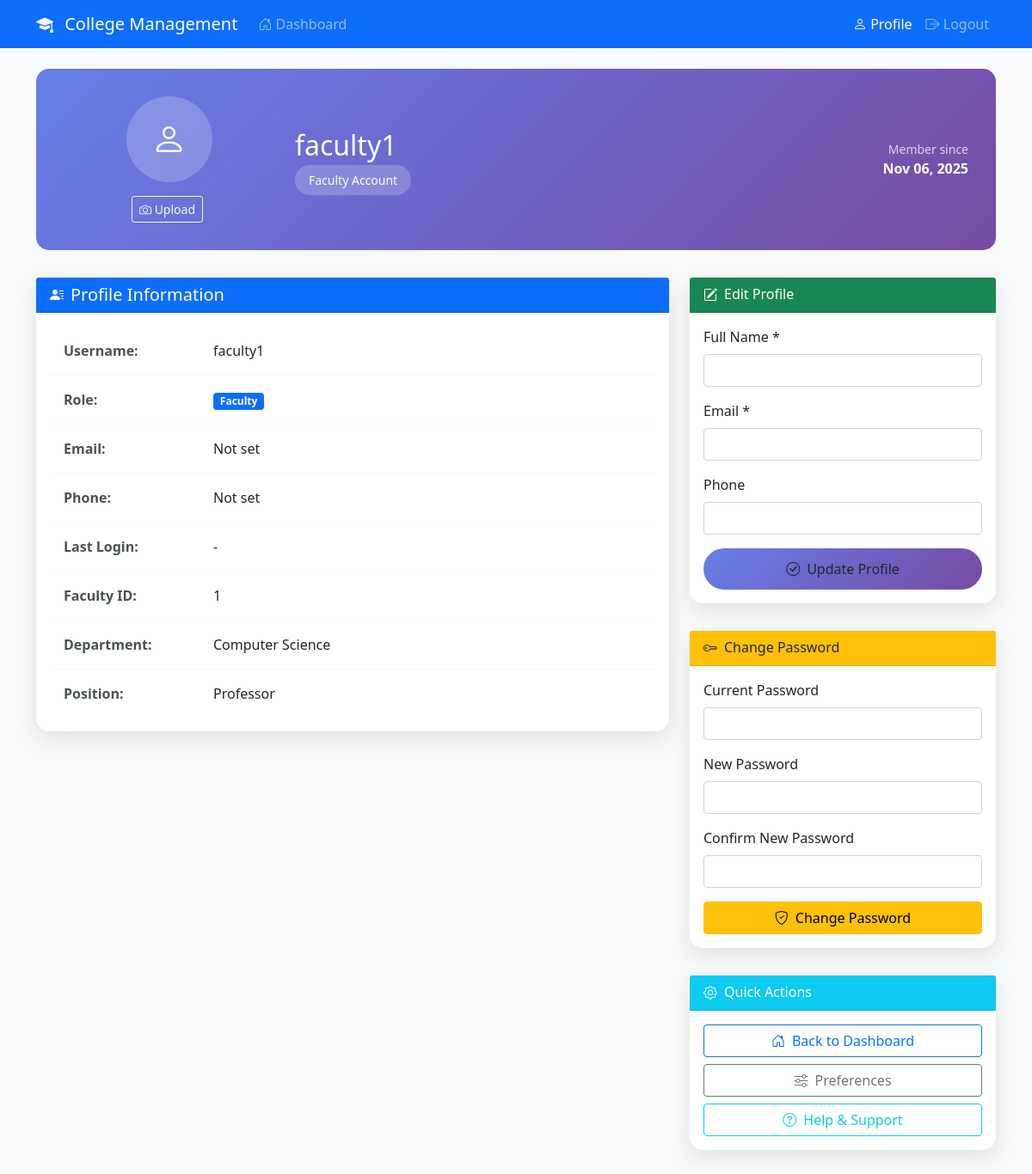
Page /traditional-php/profile.php (signed in) on the committed database.
### tables this page shows
CREATE TABLE users (
    user_id INT PRIMARY KEY AUTO_INCREMENT,
    username VARCHAR(100) NOT NULL UNIQUE,
    password_hash VARCHAR(255) NOT NULL,
    role_id INT NOT NULL,
    is_active TINYINT(1) DEFAULT 1,
    created_at TIMESTAMP DEFAULT CURRENT_TIMESTAMP,
    FOREIGN KEY (role_id) REFERENCES roles(role_id)
);

CREATE TABLE roles (
    role_id INT PRIMARY KEY AUTO_INCREMENT,
    role_name VARCHAR(50) NOT NULL UNIQUE
);

CREATE TABLE faculty (
    faculty_id INT PRIMARY KEY AUTO_INCREMENT,
    user_id INT NULL UNIQUE,
    full_name VARCHAR(200) NOT NULL,
    email VARCHAR(100) UNIQUE,
    contact_number VARCHAR(20),
    department VARCHAR(100),
    employment_role VARCHAR(100),
    highest_degree VARCHAR(100),
    primary_subject VARCHAR(100),
    is_active TINYINT(1) DEFAULT 1,
    profile_picture VARCHAR(255) NULL,
    gender ENUM('Male', 'Female', 'Other') DEFAULT 'Other',
    created_at TIMESTAMP DEFAULT CURRENT_TIMESTAMP,
    FOREIGN KEY (user_id) REFERENCES users(user_id)
);

### traditional-php/config.php (called while the page is built, shortened)
<?php
try {
    $pdo = new PDO(
        "mysql:host=" . DB_HOST . ";dbname=" . DB_NAME . ";charset=utf8mb4",
        DB_USER,
        DB_PASS,
        [
            PDO::ATTR_ERRMODE => PDO::ERRMODE_EXCEPTION,
            PDO::ATTR_DEFAULT_FETCH_MODE => PDO::FETCH_ASSOC,
            PDO::ATTR_EMULATE_PREPARES => false,
        ]
    );
} catch (PDOException $e) {
    die("Database connection failed: " . $e->getMessage());
}
function isLoggedIn() {
    return isset($_SESSION['user_id']);
}
function getCurrentUser() {
    global $pdo;
    try {
        $stmt = $pdo->prepare("
            SELECT u.*, r.role_name,
                   CASE
                       WHEN r.role_name = 'Faculty' THEN f.faculty_id
                       WHEN r.role_name = 'Student' THEN s.student_pk_id
                       ELSE NULL
                   END as faculty_id,
                   CASE
                       WHEN r.role_name = 'Faculty' THEN f.faculty_id
                       WHEN r.role_name = 'Student' THEN s.student_pk_id
                       ELSE NULL
                   END as student_id
            FROM users u
            LEFT JOIN roles r ON u.role_id = r.role_id
            LEFT JOIN faculty f ON u.user_id = f.user_id
            LEFT JOIN students s ON u.user_id = s.user_id
            WHERE u.user_id = ?
        ");
        $stmt->execute([$_SESSION['user_id']]);
        $user = $stmt->fetch(PDO::FETCH_ASSOC);
        if ($user) {
            return $user;
        }
        return null;
    } catch (PDOException $e) {
        error_log("getCurrentUser: Database error: " . $e->getMessage());
        return [
            'user_id' => $_SESSION['user_id'],
            'username' => $_SESSION['username'] ?? 'unknown',
            'role_name' => $_SESSION['role'] ?? 'Student',
            'faculty_id' => null,
            'student_id' => null,
            'full_name' => $_SESSION['username'] ?? 'Unknown User'
        ];
    }
}
function escape($string) {
    return htmlspecialchars($string, ENT_QUOTES, 'UTF-8');
}
function formatDate($date) {
    if (!$date) return '-';
    return date('M d, Y', strtotime($date));
}

### traditional-php/profile.php (the view, shortened to what this page needs)
<?php
require_once 'config.php';
$user = getCurrentUser();
$userRole = $user['role_name'] ?? 'Student';
$userDetails = [];
try {
    switch ($userRole) {
        case 'Faculty':
            $stmt = $pdo->prepare("
                SELECT * FROM faculty WHERE faculty_id = ?
            ");
            $stmt->execute([$user['faculty_id'] ?? null]);
            $userDetails = $stmt->fetch(PDO::FETCH_ASSOC) ?? [];
            break;
    }
} catch (Exception $e) {
}
?>
<!DOCTYPE html>
<html lang="en">
<head>
    <link href="https://cdn.jsdelivr.net/npm/bootstrap@5.1.3/dist/css/bootstrap.min.css" rel="stylesheet">
    <link rel="stylesheet" href="https://cdn.jsdelivr.net/npm/bootstrap-icons@1.7.2/font/bootstrap-icons.css">
</head>
<body class="bg-light">
    <nav class="navbar navbar-expand-lg navbar-dark bg-primary">
        <div class="container">
            <a class="navbar-brand" href="dashboard.php">
                <i class="bi bi-mortarboard-fill me-2"></i>
                College Management
            </a>
            <div class="collapse navbar-collapse" id="navbarNav">
                <ul class="navbar-nav me-auto">
                    <li class="nav-item">
                        <a class="nav-link" href="dashboard.php">
                            <i class="bi bi-house-door"></i> Dashboard
                        </a>
                    </li>
                </ul>
                <ul class="navbar-nav">
                    <li class="nav-item">
                        <a class="nav-link active" href="profile.php">
                            <i class="bi bi-person"></i> Profile
                        </a>
                    </li>
                    <li class="nav-item">
                        <a class="nav-link" href="logout.php">
                            <i class="bi bi-box-arrow-right"></i> Logout
                        </a>
                    </li>
                </ul>
            </div>
        </div>
    </nav>
    <div class="container mt-4">
        <div class="profile-header">
            <div class="row align-items-center">
                <div class="col-md-3 text-center">
                    <div class="profile-avatar">
                        <?php if (($userRole === 'Faculty' || $userRole === 'Student') && !empty($userDetails['profile_picture'])): ?>
                            <img src="<?php echo getProfilePictureUrl($userDetails['profile_picture'], $userDetails['gender'] ?? 'Other'); ?>"
                                 alt="Profile Picture" class="rounded-circle" style="width: 100px; height: 100px; object-fit: cover;">
                        <?php else: ?>
                            <i class="bi bi-person"></i>
                        <?php endif; ?>
                    </div>
                    <?php if ($userRole === 'Faculty' || $userRole === 'Student'): ?>
                    <div class="mt-2">
                        <form method="POST" enctype="multipart/form-data" class="d-inline">
                            <label for="pictureUpload" class="btn btn-sm btn-outline-light me-1">
                                <i class="bi bi-camera"></i> Upload
                            </label>
                        </form>
                    </div>
                    <?php endif; ?>
                </div>
                <div class="col-md-6 text-center text-md-start">
                    <h2 class="mb-2"><?php echo escape($user['full_name'] ?? $user['username']); ?></h2>
                    <span class="role-badge"><?php echo $userRole; ?> Account</span>
                </div>
                <div class="col-md-3 text-center text-md-end">
                    <div class="d-flex flex-column align-items-center align-items-md-end">
                        <small class="opacity-75">Member since</small>
                        <strong><?php echo formatDate($user['created_at'] ?? null); ?></strong>
                    </div>
                </div>
            </div>
        </div>
        <div class="row">
            <div class="col-lg-8">
                <div class="profile-card">
                    <div class="card-header bg-primary text-white d-flex align-items-center">
                        <i class="bi bi-person-lines-fill me-2"></i>
                        <h5 class="mb-0">Profile Information</h5>
                    </div>
                    <div class="card-body">
                        <div class="detail-row">
                            <div class="row align-items-center">
                                <div class="col-sm-3">
                                    <span class="detail-label">Username:</span>
                                </div>
                                <div class="col-sm-9">
                                    <span><?php echo escape($user['username']); ?></span>
                                </div>
                            </div>
                        </div>
                        <div class="detail-row">
                            <div class="row align-items-center">
                                <div class="col-sm-3">
                                    <span class="detail-label">Role:</span>
                                </div>
                                <div class="col-sm-9">
                                    <span class="badge bg-primary"><?php echo $userRole; ?></span>
                                </div>
                            </div>
                        </div>
                        <div class="detail-row">
                            <div class="row align-items-center">
                                <div class="col-sm-3">
                                    <span class="detail-label">Email:</span>
                                </div>
                                <div class="col-sm-9">
                                    <span><?php echo escape($user['email'] ?? 'Not set'); ?></span>
                                </div>
                            </div>
                        </div>
                        <div class="detail-row">
                            <div class="row align-items-center">
                                <div class="col-sm-3">
                                    <span class="detail-label">Phone:</span>
                                </div>
                                <div class="col-sm-9">
                                    <span><?php echo escape($user['phone'] ?? 'Not set'); ?></span>
                                </div>
                            </div>
                        </div>
                        <div class="detail-row">
                            <div class="row align-items-center">
                                <div class="col-sm-3">
                                    <span class="detail-label">Last Login:</span>
                                </div>
                                <div class="col-sm-9">
                                    <span><?php echo formatDate($user['last_login'] ?? null); ?></span>
                                </div>
                            </div>
                        </div>
                        <?php if ($userRole === 'Faculty' && !empty($userDetails)): ?>
                        <div class="detail-row">
                            <div class="row align-items-center">
                                <div class="col-sm-3">
                                    <span class="detail-label">Faculty ID:</span>
                                </div>
                                <div class="col-sm-9">
                                    <span><?php echo escape($userDetails['faculty_id'] ?? ''); ?></span>
                                </div>
                            </div>
                        </div>
                        <div class="detail-row">
                            <div class="row align-items-center">
                                <div class="col-sm-3">
                                    <span class="detail-label">Department:</span>
                                </div>
                                <div class="col-sm-9">
                                    <span><?php echo escape($userDetails['department'] ?? 'Not assigned'); ?></span>
                                </div>
                            </div>
                        </div>
                        <div class="detail-row">
                            <div class="row align-items-center">
                                <div class="col-sm-3">
                                    <span class="detail-label">Position:</span>
                                </div>
                                <div class="col-sm-9">
                                    <span><?php echo escape($userDetails['employment_role'] ?? ''); ?></span>
                                </div>
                            </div>
                        </div>
                        <?php endif; ?>
                    </div>
                </div>
            </div>
            <div class="col-lg-4">
                <div class="profile-card">
                    <div class="card-header bg-success text-white d-flex align-items-center">
                        <i class="bi bi-pencil-square me-2"></i>
                        <h6 class="mb-0">Edit Profile</h6>
                    </div>
                    <div class="card-body">
                        <form method="POST">
                            <div class="mb-3">
                                <label for="full_name" class="form-label">Full Name *</label>
                                <input type="text" class="form-control" id="full_name" name="full_name"
                                       value="<?php echo escape($user['full_name'] ?? ''); ?>" required>
                            </div>
                            <div class="mb-3">
                                <label for="email" class="form-label">Email *</label>
                                <input type="email" class="form-control" id="email" name="email"
                                       value="<?php echo escape($user['email'] ?? ''); ?>" required>
                            </div>
                            <div class="mb-3">
                                <label for="phone" class="form-label">Phone</label>
                                <input type="tel" class="form-control" id="phone" name="phone"
                                       value="<?php echo escape($user['phone'] ?? ''); ?>">
                            </div>
                            <button type="submit" name="update_profile" class="btn btn-save w-100">
                                <i class="bi bi-check-circle me-2"></i>Update Profile
                            </button>
                        </form>
                    </div>
                </div>
                <div class="profile-card">
                    <div class="card-header bg-warning text-dark d-flex align-items-center">
                        <i class="bi bi-key me-2"></i>
                        <h6 class="mb-0">Change Password</h6>
                    </div>
                    <div class="card-body">
                        <form method="POST">
                            <div class="mb-3">
                                <label for="current_password" class="form-label">Current Password</label>
                                <input type="password" class="form-control" id="current_password" name="current_password" required>
                            </div>
                            <div class="mb-3">
                                <label for="new_password" class="form-label">New Password</label>
                                <input type="password" class="form-control" id="new_password" name="new_password" required>
                            </div>
                            <div class="mb-3">
                                <label for="confirm_password" class="form-label">Confirm New Password</label>
                                <input type="password" class="form-control" id="confirm_password" name="confirm_password" required>
                            </div>
                            <button type="submit" name="change_password" class="btn btn-warning w-100">
                                <i class="bi bi-shield-check me-2"></i>Change Password
                            </button>
                        </form>
                    </div>
                </div>
                <div class="profile-card">
                    <div class="card-header bg-info text-white d-flex align-items-center">
                        <i class="bi bi-gear me-2"></i>
                        <h6 class="mb-0">Quick Actions</h6>
                    </div>
                    <div class="card-body">
                        <div class="d-grid gap-2">
                            <a href="dashboard.php" class="btn btn-outline-primary">
                                <i class="bi bi-house-door me-2"></i>Back to Dashboard
                            </a>
                            <a href="settings.php" class="btn btn-outline-secondary">
                                <i class="bi bi-sliders me-2"></i>Preferences
                            </a>
                            <a href="help.php" class="btn btn-outline-info">
                                <i class="bi bi-question-circle me-2"></i>Help & Support
                            </a>
                        </div>
                    </div>
                </div>
            </div>
        </div>
    </div>
</body>
</html>

### rows in the picture
users: username "faculty1", role.role_name "Faculty", created_at "Nov 06, 2025"
faculty: faculty_id "1", department "Computer Science", employment_role "Professor"

### other values in the picture
$user['email'] "Not set"
$user['phone'] "Not set"
formatDate($user['last_login'] ?? null) "-"
